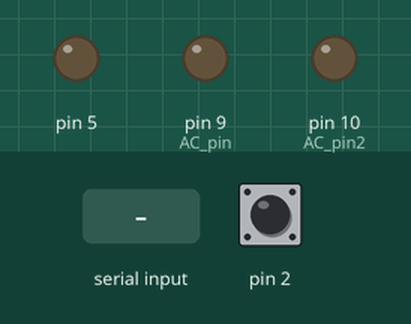
This sketch was run on a simulated Arduino Uno, built with avr-gcc and run on an emulated ATmega328P. On the bench: output pins drawn as LEDs (lit = HIGH). The inputs (shaded band) are chosen by the test bench; at power-on: pin 2 HIGH.

Above: at 1.2 s.
1.3 s: "5\n" received over Serial
At 2.3 s:
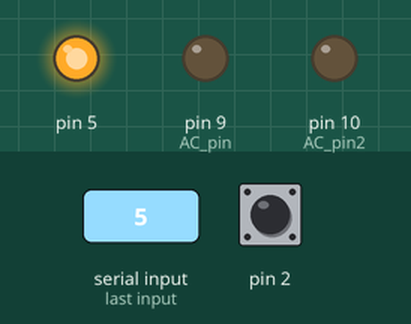
2.9 s: "0\n" received over Serial
At 3.5 s:
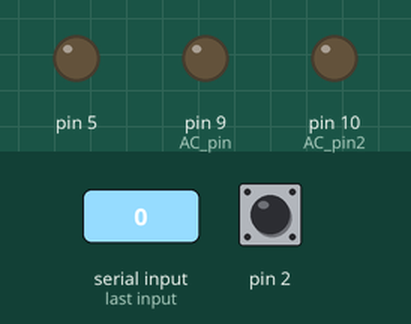
Timing chart, 0 to 5.9 s (numbered marks = the images above; inputs shaded):
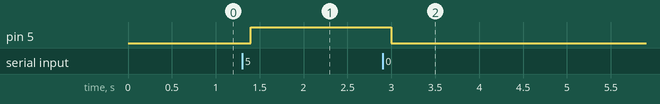

The sketch:

dim_test_2.ino
```cpp
int AC_pin = 9;//Pin to s-l
int AC_pin2 = 10;//Pin to h
byte dim = 0; //Initial brightness level from 0 to 255, change as you like!0

float dimF = 0;
int brightness = 0;
int heat = 0;
int big = 0;

void setup() {
  Serial.begin(115200);
  pinMode(5, OUTPUT);
  pinMode(AC_pin, OUTPUT);
  pinMode(AC_pin2, OUTPUT);
  pinMode(12, INPUT_PULLUP);
  attachInterrupt(0, light, FALLING);//When arduino Pin 2 is FALLING from HIGH to LOW, run light procedure!
}

void light() {
  if (brightness < 1) {
    digitalWrite(AC_pin, LOW); //Turn TRIAC completely OFF if dim is 0
  }

  if (brightness > 254) {
    digitalWrite(AC_pin, HIGH); //Turn TRIAC completely ON if dim is 255
  }

  if (brightness > 0 && brightness < 255) { //Dimming part, if dim is not 0 and not 255
    delayMicroseconds(34 * (255 - brightness));
    digitalWrite(AC_pin, HIGH);
    delayMicroseconds(500);
    digitalWrite(AC_pin, LOW);
  }

  if (heat) {
    digitalWrite(AC_pin2, HIGH); //Turn TRIAC completely ON if heat is > 0
    //Serial.println("Heater is ON");
  }
  else {
    digitalWrite(AC_pin2, LOW); //Turn TRIAC completely OFF if heat is 0
    //Serial.println("Heater is OFF");
  }
}

void loop() {
  if (Serial.available()) {
    for (int i2 = 0 ; Serial.available() > 0 ; i2++)
    {
      dim = (Serial.read() - '0');
      //Serial.print(dim);
      //Serial.print(" --- t-t --- ");
      //Serial.println(i2);
      delay(50);
      switch (i2) {
        case 0: dimF = dim; break;
        case 2: dimF += ( ((float)dim) / 10.0 ); break;
        case 3: dimF += ( ((float)dim) / 100.0 ); break;
      }
    }

    if (dimF > 1.00) {
      switch ((int)dimF) {
        case 3: {
            dimF -= 3.00;
            heat = 1;
            big = 0;
          } break;
        case 4: {
            dimF -= 3.00;
            heat = 1;
            big = 0;
          } break;
        case 5: {
            dimF -= 5.00;
            heat = 0;
            big = 1;
          } break;
        case 6: {
            dimF -= 5.00;
            heat = 0;
            big = 1;
          } break;
        case 8: {
            dimF -= 8.00;
            heat = 1;
            big = 1;
          } break;
        case 9: {
            dimF -= 8.00;
            heat = 1;
            big = 1;
          } break;
      }
    }
    else {
      heat = 0;
      big = 0;
    }

    brightness = (int)(dimF * 255);
    digitalWrite(5, big);
    //Serial.print("--- total --- ");
    //Serial.print(brightness);
    //Serial.println(" --- test ---");
  }
}
```

Measured:
- after the input at 1.3 s, pin 5: LOW → HIGH after 0.10 s
- after the input at 2.9 s, pin 5: HIGH → LOW after 0.10 s
